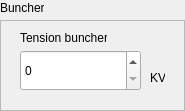
     <widget class="QWidget" name="Container_Injection_General_5" native="true">
      <property name="geometry">
       <rect>
        <x>770</x>
        <y>20</y>
        <width>185</width>
        <height>111</height>
       </rect>
      </property>
      <widget class="QFrame" name="frame_16">
       <property name="geometry">
        <rect>
         <x>0</x>
         <y>20</y>
         <width>185</width>
         <height>91</height>
        </rect>
       </property>
       <property name="frameShape">
        <enum>QFrame::Shape::StyledPanel</enum>
       </property>
       <property name="frameShadow">
        <enum>QFrame::Shadow::Raised</enum>
       </property>
       <widget class="QWidget" name="numInput_15" native="true">
        <property name="geometry">
         <rect>
          <x>20</x>
          <y>10</y>
          <width>145</width>
          <height>61</height>
         </rect>
        </property>
        <widget class="QLabel" name="label_95">
         <property name="geometry">
          <rect>
           <x>0</x>
           <y>0</y>
           <width>87</width>
           <height>16</height>
          </rect>
         </property>
         <property name="text">
          <string>Tension buncher</string>
         </property>
        </widget>
        <widget class="QSpinBox" name="spinBox_CourantFilament_6">
         <property name="geometry">
          <rect>
           <x>0</x>
           <y>20</y>
           <width>121</width>
           <height>41</height>
          </rect>
         </property>
         <property name="buttonSymbols">
          <enum>QAbstractSpinBox::ButtonSymbols::UpDownArrows</enum>
         </property>
        </widget>
        <widget class="QLabel" name="label_96">
         <property name="geometry">
          <rect>
           <x>130</x>
           <y>40</y>
           <width>15</width>
           <height>16</height>
          </rect>
         </property>
         <property name="text">
          <string>KV</string>
         </property>
        </widget>
       </widget>
      </widget>
      <widget class="QLabel" name="label_99">
       <property name="geometry">
        <rect>
         <x>0</x>
         <y>0</y>
         <width>44</width>
         <height>16</height>
        </rect>
       </property>
       <property name="text">
        <string>Buncher</string>
       </property>
      </widget>
     </widget>
